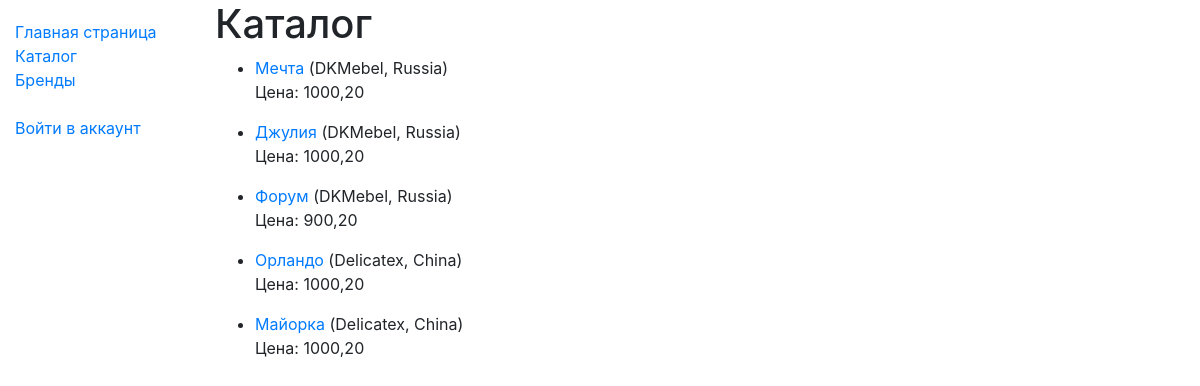
Page /catalog/furniture/ on the earlier database version.
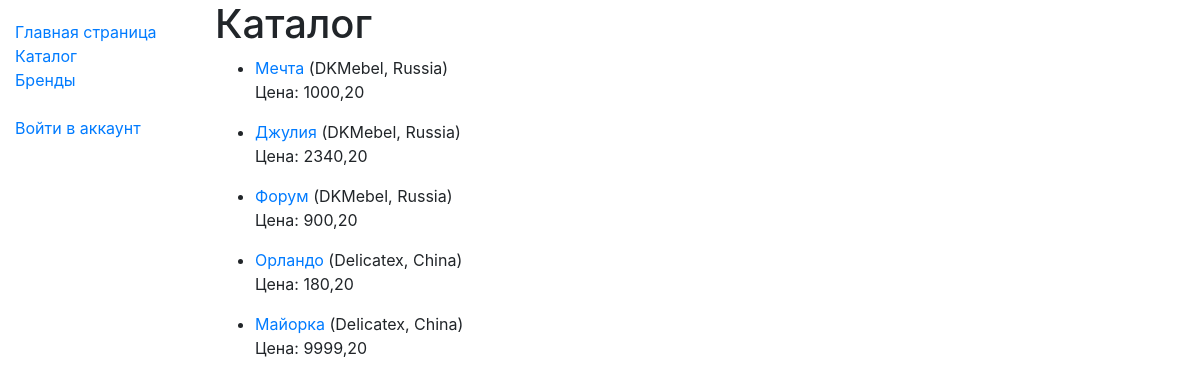
Same page on the later database version.
### catalog/models.py (models this page shows, shortened)
class Furniture(models.Model):
    name = models.CharField(max_length=200)
    brand = models.ForeignKey('Brand', on_delete=models.SET_NULL, null=True)
    description = models.TextField(max_length=1000, help_text="Описание продукта")
    isbn = models.CharField('ISBN', max_length=13,
                            help_text='13 Character <a href="https://www.isbn-international.org/content/what-isbn">ISBN number</a>')
    type = models.ManyToManyField(Type, help_text="Select a type of this product")
    published = models.BooleanField(default=False, help_text="Опубликовано")
    image = models.CharField(max_length=500, help_text="Изображение продукта", null=True)
    price = models.DecimalField(max_digits=6, decimal_places=2, default=1000.20)
    def get_absolute_url(self):
        return reverse('furniture-detail', args=[str(self.id)])
    def display_type(self):
        return ', '.join(type.name for type in self.type.all()[:3])
    display_type.short_description = 'type'
    class Meta:
        ordering = ['brand']

class Brand(models.Model):
    name = models.CharField(max_length=100)
    country = models.CharField(max_length=100)
    description = models.CharField(max_length=500, null=True)
    def __str__(self):
        return '%s, %s' % (self.name, self.country)
    class Meta:
        ordering = ['name']

### catalog/views.py (the view)
# urls.py: path('furniture/', views.FurnitureListView.as_view(), name='furniture'),
class FurnitureListView(generic.ListView):
    model = Furniture
    def get_queryset(self):
        return Furniture.objects.filter(published=True)

### catalog/templates/catalog/furniture_list.html
{% extends "base_generic.html" %}
{% block content %}
  <h1>Каталог</h1>
  {% if furniture_list %}
  <ul>
    {% for furniture in furniture_list %}
      <li>
        <a href="{{ furniture.get_absolute_url }}">{{ furniture.name }}</a> ({{furniture.brand}})
        <p> Цена: {{furniture.price }} </p>
      </li>
    {% endfor %}
  </ul>
  {% else %}
    <p>В магазине пропала вся мебель :(</p>
  {% endif %}
{% endblock %}

### catalog/templates/base_generic.html (shortened to what this page needs)
<!DOCTYPE html>
<html lang="en">
<head>
  <link rel="stylesheet" href="https://cdn.jsdelivr.net/npm/bootstrap@4.5.3/dist/css/bootstrap.min.css">
  {% load static %}
  <link rel="stylesheet" href="{% static 'css/styles.css' %}">
</head>
<body>
  <div class="container-fluid">
    <div class="row">
      <div class="col-sm-2"  >
      {% block sidebar %}
        <ul class="sidebar-nav" style="width:250px;">
            <li><a href="{% url 'index' %}">Главная страница</a></li>
            <li><a href="{% url 'furniture' %}">Каталог</a></li>
            <li><a href="{% url 'brand' %}">Бренды</a></li>
            <br>
            {% if user.is_authenticated %}
                <li>Пользователь: <br>
                    {% if user.first_name and user.last_name %}
                        {{ user.first_name }} {{ user.last_name }}
                    {% else %}
                        {{ user.get_username }}
                    {% endif %}
                </li>
                <li><a href="{% url 'my-account' %}">Личный кабинет</a></li>
                <li><a href="{% url 'logout'%}?next={{request.path}}">Выйти из аккаунта</a></li>
            {% else %}
                <li><a href="{% url 'login'%}?next={{request.path}}">Войти в аккаунт</a></li>
            {% endif %}
            <br><br>
        </ul>
     {% endblock %}
      </div>
      <div class="col-sm-10">{% block content %}{% endblock %}
      </div>
    </div>
  </div>
</body>
</html>

### catalog/static/css/styles.css (style rules this page uses)
.sidebar-nav { margin-top: 20px; padding: 0; list-style: none; }

Differences in the rows shown:
changed Furniture "Джулия": price "1000,20" → "2340,20"
changed Furniture "Орландо": price "1000,20" → "180,20"
changed Furniture "Майорка": price "1000,20" → "9999,20"
